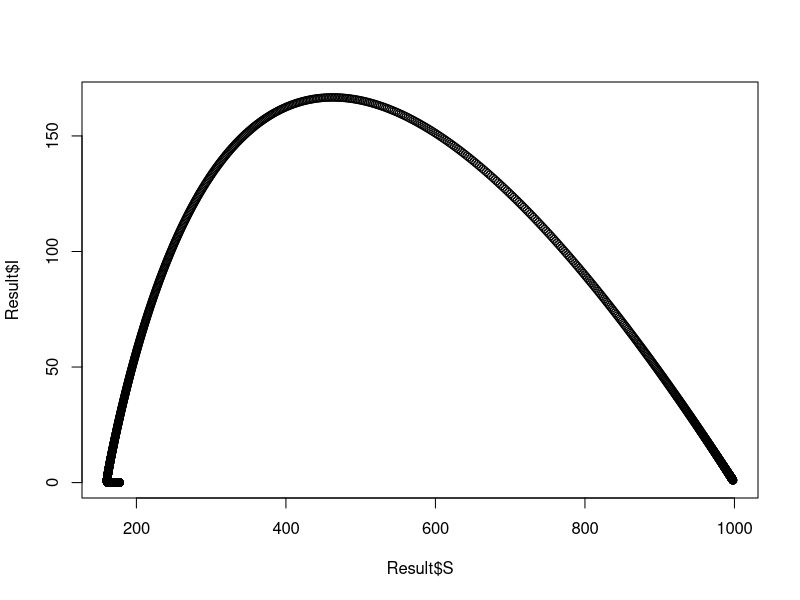
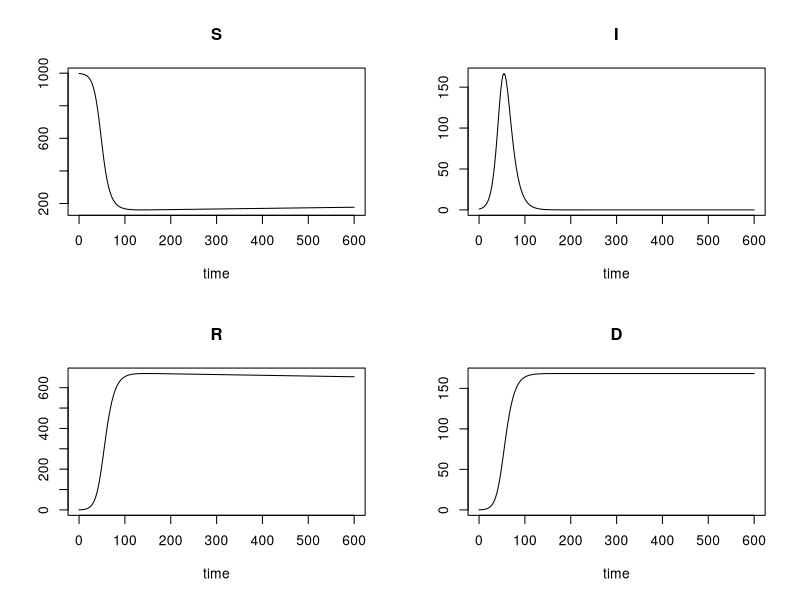
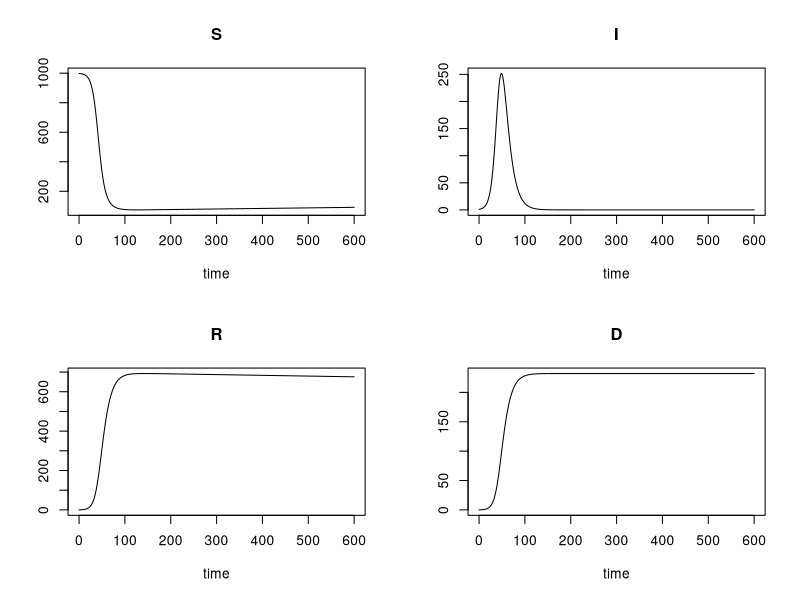
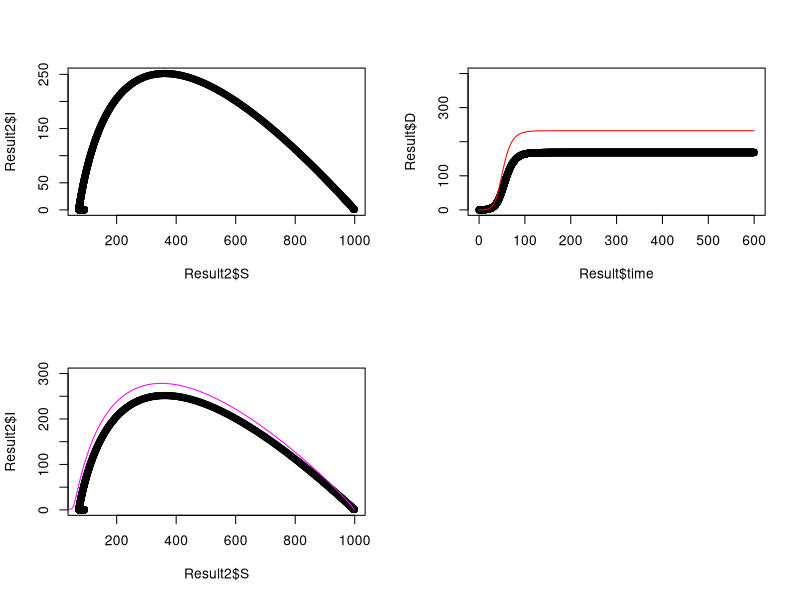
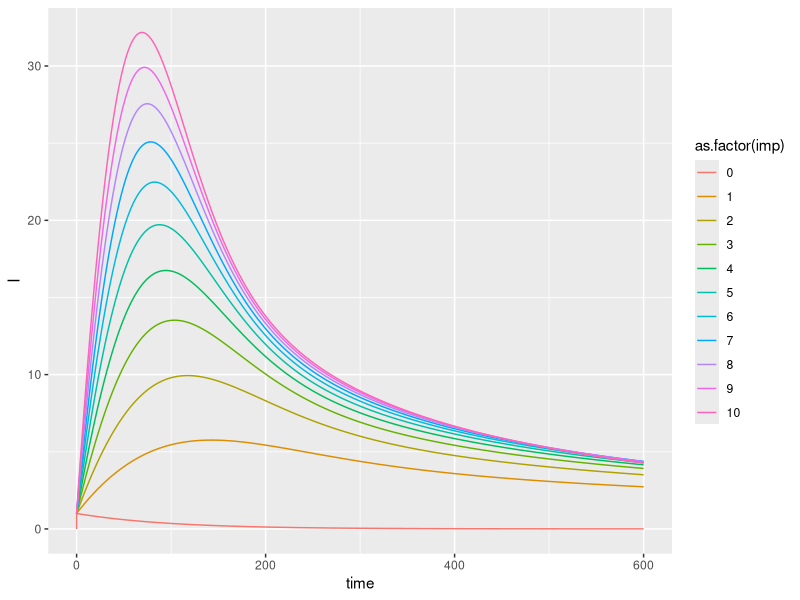

The R script that drew these images, in order:
library(deSolve)

##############################################################################

#            Competing death and recovery rates

#############################################################################

SIR_model<-function(t, state, parameters) {
  with(as.list(c(state, parameters)),{
    P <- (S+I+R)
    lam<-parameters['beta']*I/P
    
    dS <- mu*P-mu*S-lam*S         
    dI <- lam*S-tau*I-delta*I-mu*I 
    dR <- tau*I-mu*R
    dD <- delta*I
    list(c(dS, dI, dR, dD))}) 
}


initP<-999 
initI<-1 
initR<-0 
initD<-0
initS<-initP-initI-initR
istate <- c(S = initS, I = initI, R = initR, D = initD)

parameters <- c(
  mu=(1/(50*52*7)),    
  beta=0.25,              
  tau=1/10,
  delta = 0.25*1/10
)

time_start <- 0
time_stop <- 600
deltat<- 0.1
tps <- seq(time_start , time_stop , by = deltat)

out <- deSolve::ode(y = istate, times = tps, func = SIR_model, parms = parameters) 
Result<-as.data.frame(out)

# plot(Result)
plot(Result$S,Result$I)
plot(out)


##############################################################################

#            Mutually exclusive death and recovery rates

###############################################################################

SIR_model2<-function(t, state, parameters) {
  with(as.list(c(state, parameters)),{
    P <- (S+I+R)
    lam<-parameters['beta']*I/P
    
    dS <- mu*P-mu*S-lam*S         
    dI <- lam*S-(1-phi)*tau*I-delta*phi*I-mu*I 
    dR <- (1-phi)*tau*I-mu*R
    dD <- delta*phi*I
    list(c(dS, dI, dR, dD))}) 
}

parameters2 <- c(
  mu = (1/(50*52*7)),    
  beta = 0.25,              
  tau = 1/10,
  delta = 1/10,
  phi=0.25
)

R0<-parameters2['beta']/
  (parameters2['tau']+parameters2['mu'])
R0

out2 <- deSolve::ode(y = istate, times = tps, func = SIR_model2, parms = parameters2) 
Result2<-as.data.frame(out2)

plot(out2)
# plot(Result)
plot(Result2$S,Result2$I)

plot(Result$time,Result$D, ylim = c(0,400))
lines(Result2$time,Result2$D,col="red")


#################   Which one gives you the desired disease fatality rate?  ###########

tail(Result$D)/(tail(Result$D)+tail(Result$R))
tail(Result2$D)/(tail(Result2$D)+tail(Result2$R))



#################         Imported infections         ########################################    

SIR_model2_import<-function(t, state, parameters) {
  with(as.list(c(state, parameters)),{
    P <- (S+I+R)
    lam<-parameters['beta']*(I+imp)/P
    
    dS <- mu*P-mu*S-lam*S         
    dI <- lam*S-(1-phi)*tau*I-delta*phi*I-mu*I 
    dR <- (1-phi)*tau*I-mu*R
    dD <- delta*phi*I
    list(c(dS, dI, dR, dD))}) 
}

parameters2['imp']<-10

out2_import <- deSolve::ode(y = istate, times = tps, func = SIR_model2_import, parms = parameters2) 
Result2_import<-as.data.frame(out2_import)

plot(Result2$S,Result2$I, ylim = c(0, 300))
lines (Result2_import$S,Result2_import$I, col = "magenta")



parameters2['beta']<-0.09
import_vector<-seq(0,10,by=1)
result_import<-matrix(0,nrow = 1,ncol = 3)
colnames(result_import)<-c("time","I","imp")
result_import<-as.data.frame(result_import)
for (i in 1:length(import_vector)){
  parameters2["imp"]<-import_vector[i]
  out_aux <- deSolve::ode(y = istate, times = tps, func = SIR_model2_import, parms = parameters2) 
  aux_mat<-cbind(out_aux[,c(1,3)],rep(import_vector[i],length(tps)))
  colnames(aux_mat)<-c("time","I","imp")
  result_import<-rbind(result_import,aux_mat)
}

library(ggplot2)
g<-ggplot(result_import)
g<-g+geom_line(aes(x=time,y=I,colour=as.factor(imp)))
g
